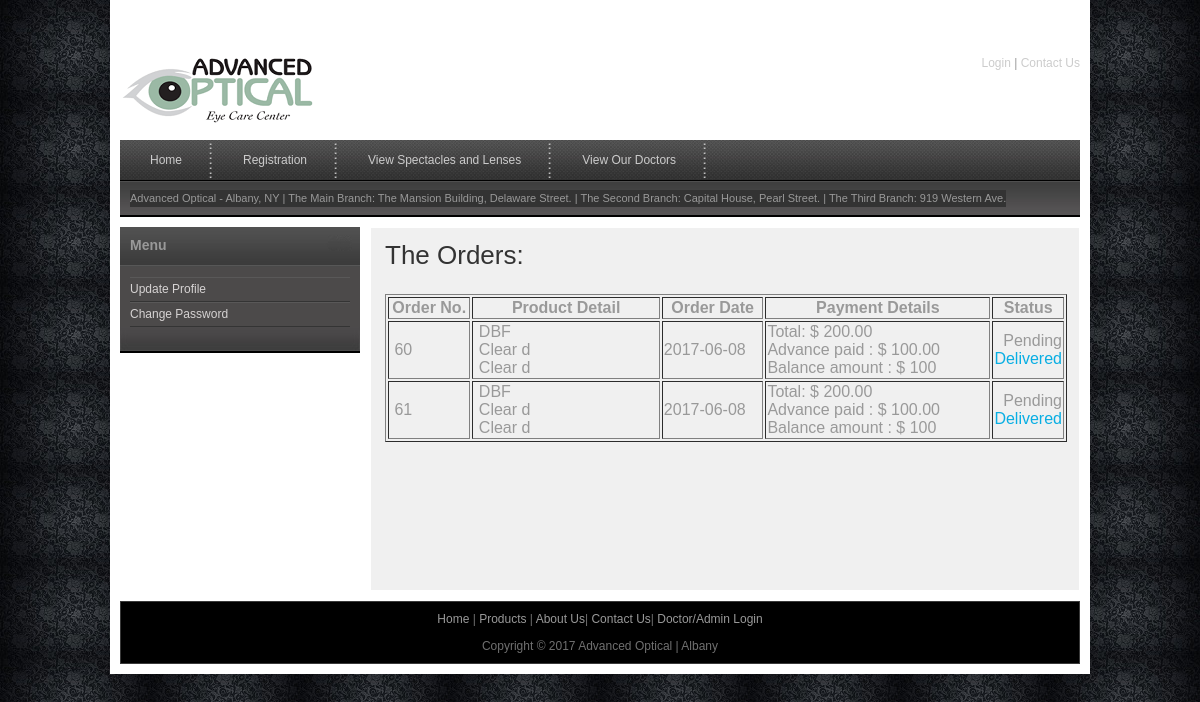
Page /adminhome.php on the committed database.
### tables this page shows
CREATE TABLE IF NOT EXISTS `orders` (
  `order_id` int(10) NOT NULL AUTO_INCREMENT,
  `admin_id` int(10) NOT NULL,
  `test_id` int(10) NOT NULL,
  `prod_id` int(10) NOT NULL,
  `order_date` date NOT NULL,
  `total` double(10,2) NOT NULL,
  `dispatch_date` date NOT NULL,
  `payment` double(10,2) NOT NULL,
  `status` varchar(30) NOT NULL,
  PRIMARY KEY (`order_id`)
);

CREATE TABLE IF NOT EXISTS `products` (
  `prod_id` int(10) NOT NULL AUTO_INCREMENT,
  `branch_id` int(10) NOT NULL,
  `name` varchar(50) NOT NULL,
  `product_type` varchar(50) NOT NULL,
  `sub_type` varchar(25) NOT NULL,
  `image` varchar(100) NOT NULL,
  `color` varchar(20) NOT NULL,
  `cost` double(10,2) NOT NULL,
  `quantity` int(10) NOT NULL,
  PRIMARY KEY (`prod_id`)
);

### adminhome.php (the view, shortened to what this page needs)
<?php
include("includes/header.php");
include("includes/conn.php");
?>
    <div id="tm_main">
   		<div id="sidebar" class="float_l">
        	<div class="sidebar_box"><span class="bottom"></span>
			<?php
				include("sidebar.php");
			?>
            </div>
   		</div>
        <div id="content" class="float_r">
          <h2>The Orders:</h2>
          <table width="682" border="1">
            <tr>
              <th width="80" scope="col">Order No.</th>
              <th width="189" scope="col">Product Detail</th>
              <th width="100" scope="col">Order Date</th>
              <th width="228" scope="col">Payment Details</th>
              <th width="51" scope="col">Status</th>
            </tr>
            <?php
$resorders =  mysqli_query($con, "SELECT * FROM  orders WHERE  status='Pending' AND payment >='1'");
			while($recrows = mysqli_fetch_array($resorders))
			{
           echo " <tr>
              <td>&nbsp;$recrows[order_id]</td>
              <td>";
			  $restorders2 =  mysqli_query($con, "SELECT * FROM orders where test_id ='$recrows[test_id]'");
			  		while($recrows2 = mysqli_fetch_array($restorders2))
					{
						 $restorders3 =  mysqli_query($con, "SELECT * FROM products where prod_id ='$recrows2[prod_id]'");
			  				while($recrows3 = mysqli_fetch_array($restorders3))
							{
							echo "&nbsp;".$recrows3['name']. "<br>";
							}
					}
			  echo "</td>
              <td> $recrows[order_date]</td>
              <td> Total: $ $recrows[total]<br>
			   Advance paid : $ $recrows[payment]<br>";
			 echo " Balance amount : $ ". $balamt = $recrows['total']-$recrows['payment'];
			  echo "</td>  <td align='center'>&nbsp;
			  $recrows[status]
			  <a href='adminhome.php?prodid=$recrows[order_id]&balamt=$balamt&advpaid=$recrows[payment]'>Delivered</a>
			  </td></tr>";
            }
            ?>
          </table>
          <p>&nbsp;</p>
          <p>&nbsp;</p>
          <p>&nbsp;</p>
          <p>&nbsp;</p>
          <p>&nbsp;</p>
  </div>
    </div>
    <?php
include("includes/footer.php");
?>

### css/tm_style.css (style rules this page uses)
body { margin: 0; padding: 0; color: #999; font-family: Tahoma, Geneva, sans-serif; font-size: 12px; line-height: 1.4em; background-color: #2e2e2e; background-repeat: repeat; background-image: url(../images/tm_body.jpg) }
a, a:link, a:visited { color: #08aee3; font-weight: normal; text-decoration: none; }
p { margin: 0 0 10px 0; padding: 0; }
h1, h2, h3, h4, h5, h6 { color: #333; font-weight: normal; }
h2 { font-size: 26px; margin: 0 0 25px; padding: 5px 0; }
.float_l { float: left }
.float_r { float: right }
#tm_main { width: 100%; margin-bottom: 10px; }
#content { width: 680px; background: #f0f0f0; border: 1px solid #fff; padding: 14px; }
#sidebar { width: 240px }
.sidebar_box { position: relative; background: #4c4a4a; margin-bottom: 36px; }
.sidebar_box span.bottom { position: absolute; bottom: -26px; left: 0; width: 240px; height: 26px; background: url(../images/tm_sidebar_bottom.jpg) }

### rows in the picture
orders: order_id "60", order_date "2017-06-08", total "200.00", payment "100.00", $balamt = $recrows['total']-$recrows['payment'] "100", status "Pending"
products: name "DBF"
products: name "Clear d"
orders: order_id "61", order_date "2017-06-08", total "200.00", payment "100.00", $balamt = $recrows['total']-$recrows['payment'] "100", status "Pending"
